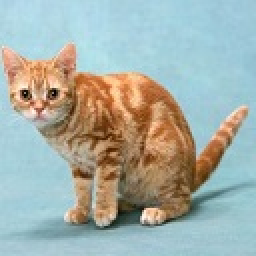
#> input picture svm/cifar/image/cat.jpg, 128 x 128 px, given in place of cat.png, which was not available (shown 2 times larger)
$ python main.py
#> lines starting #> are read from the running program, lines starting #| are printed output that depends on the picture; pictures that were not available may be replaced by others from this repository, and a replacement may not be noted
### guided_filter/core/filter.py
import numpy as np

from cv.smooth import box_filter
from cv.image import to_32F


class GuidedFilter:
    """
    This is a factory class which builds guided filter according to the channel number of guided Input.
    The guided input could be gray image, color image, or multi-dimensional feature map.

    References: K.He, J.Sun, and X.Tang. Guided Image Filtering. TPAMI'12.
    """
    def __init__(self, I, radius, eps):
        """
        根据 I 的通道数，来决定是构造灰度图像的导向滤波还是多通道的导向滤波
        :param I: guided image or guided feature map
        :param radius: radius of filter
        :param eps: value controlling sharpness
        """

        if len(I.shape) == 2:
            self._filter = GrayGuidedFilter(I, radius, eps)
        else:
            self._filter = MultiDimGuidedFilter(I, radius, eps)

    # [18 lines left out: function filter, not called in this run]

class GrayGuidedFilter:
    """
    specific guided filter for gray guided image.
    """
    def __init__(self, I, radius, eps):
        """
        对灰度图像的导向滤波器进行初始化
        :param I: 2D guided image
        :param radius: radius of filter
        :param eps: Value controlling sharpness
        """

        self.I = to_32F(I)
        self.radius = radius
        # 岭回归中正则项的系数
        self.eps = eps

    # [25 lines left out: function filter, not called in this run]


class MultiDimGuidedFilter:
    """
    Specific guided filter for color guided image or multi-dimensional feature map.
    """
    def __init__(self, I, radius, eps):
        self.I = to_32F(I)
        self.radius = radius
        self.eps = eps

        self.rows = self.I.shape[0]
        self.cols = self.I.shape[1]
        self.chs = self.I.shape[2]

    # [62 lines left out: function filter, not called in this run]

### guided_filter/tools/visualize.py
import matplotlib.pyplot as plt
import numpy as np


def plot_single(img, title=''):
    plt.figure()
    plt.title(title)
    plt.imshow(img, cmap='gray')
    plt.show()


# [10 lines left out: function plot_multiple, not called in this run]

### guided_filter/main.py
import cv2
import numpy as np
import itertools

from core.filter import GuidedFilter
from tools import visualize as vis
from cv.image import to_8U, to_32F


def test_gray():
    image = cv2.imread('data/cat.png')
#> image is the input picture: shape (128, 128, 3); mean B, G, R 167.9, 174.9, 165
    image = cv2.cvtColor(image, cv2.COLOR_BGR2GRAY)
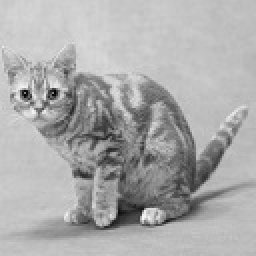
#> image: shape (128, 128) (shown 2 times larger); min 2, max 246, mean 171.1

    radius = [2, 4, 8]
    eps = [0.1**2, 0.2**2, 0.4**2]

    combs = list(itertools.product(radius, eps))

    vis.plot_single(image, title='origin')
    for r, e in combs:
        GF = GuidedFilter(image, radius=r, eps=e)
        vis.plot_single(GF.filter(image), title='r=%d, eps=%.2f' % (r, e))
#> (the call stopped at in __init__, `self.I = to_32F(I)`: cv is not available in this run)


def test_color():
    image = cv2.imread('data/Lenna.png')
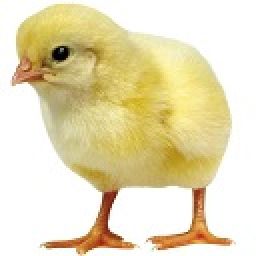
#> input picture svm/cifar/image/chick.jpg, 128 x 128 px, given in place of Lenna.png, which was not available (shown 2 times larger)
#> image is the input picture: shape (128, 128, 3); mean B, G, R 182.8, 220.4, 231.5
    image = cv2.cvtColor(image, cv2.COLOR_BGR2RGB)

    noise = (np.random.rand(image.shape[0], image.shape[1], 3) - 0.5) * 50
    image_noise = image + noise
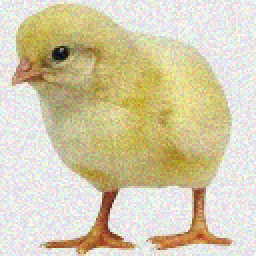
#> image_noise: shape (128, 128, 3) float64 (shown 2 times larger); mean R, G, B 231.5, 220.1, 182.7; drawn with min black and max white

    radius = [1, 2, 4]
    eps = [0.005]

    combs = list(itertools.product(radius, eps))

    vis.plot_single(to_32F(image), title='origin')
#> (this line was passed over: cv is not available in this run)
    vis.plot_single(to_32F(image_noise), title='noise')
#> (this line was passed over: cv is not available in this run)

    for r, e in combs:
        # 生成 guided filter，这里生成的应该是面向 3 个通道的彩色图像的滤波器
        GF = GuidedFilter(image, radius=r, eps=e)
        vis.plot_single(to_32F(GF.filter(image_noise)), title='r=%d, eps=%.3f' % (r, e))


if __name__ == '__main__':
    test_gray()
    test_color()
#> (the call stopped at in __init__, `self.I = to_32F(I)`: cv is not available in this run)
